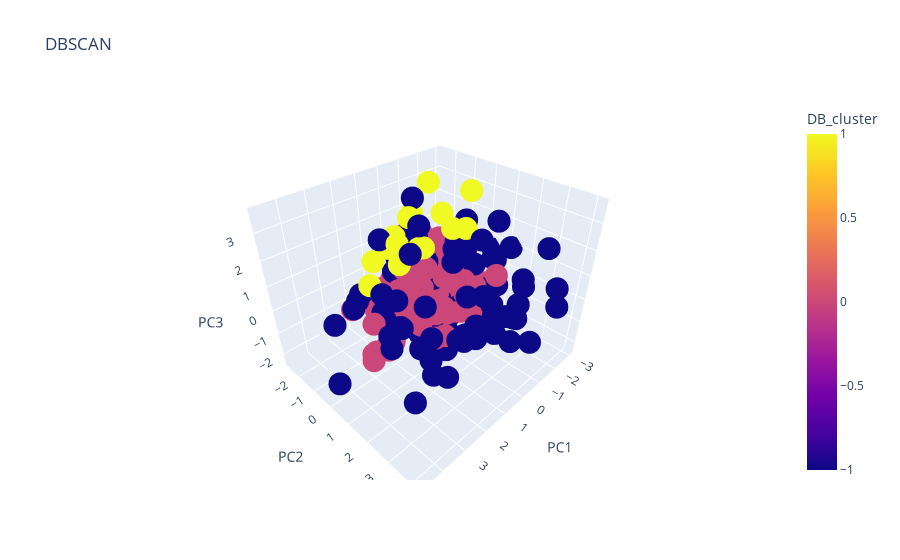

Notebook code cell kept with this figure:
### Code cell
fig = px.scatter_3d(X_pca, x='PC1', y='PC2', z='PC3',
              color='DB_cluster', title="DBSCAN", color_discrete_sequence=palette)
fig.show()
fig.write_image("../output/pheno_DBSCAN_dist.png")

### Figure 1 — Plotly figure (JSON) as saved in the notebook; plotly's stock layout.template omitted (floating-point values rounded to 4 significant figures; data arrays with more than 128 entries replaced by an {"elided": "..."} marker saying what was removed)
{"data": [{"hovertemplate": "PC1=%{x}<br>PC2=%{y}<br>PC3=%{z}<br>DB_cluster=%{marker.color}<extra></extra>", "legendgroup": "", "marker": {"color": {"elided": "277 int values"}, "coloraxis": "coloraxis", "symbol": "circle"}, "mode": "markers", "name": "", "scene": "scene", "showlegend": false, "type": "scatter3d", "x": {"elided": "277 float values"}, "y": {"elided": "277 float values"}, "z": {"elided": "277 float values"}}], "layout": {"coloraxis": {"colorbar": {"title": {"text": "DB_cluster"}}, "colorscale": [[0, "#0d0887"], [0.1111, "#46039f"], [0.2222, "#7201a8"], [0.3333, "#9c179e"], [0.4444, "#bd3786"], [0.5556, "#d8576b"], [0.6667, "#ed7953"], [0.7778, "#fb9f3a"], [0.8889, "#fdca26"], [1, "#f0f921"]]}, "legend": {"tracegroupgap": 0}, "scene": {"domain": {"x": [0, 1], "y": [0, 1]}, "xaxis": {"title": {"text": "PC1"}}, "yaxis": {"title": {"text": "PC2"}}, "zaxis": {"title": {"text": "PC3"}}}, "title": {"text": "DBSCAN"}}}
